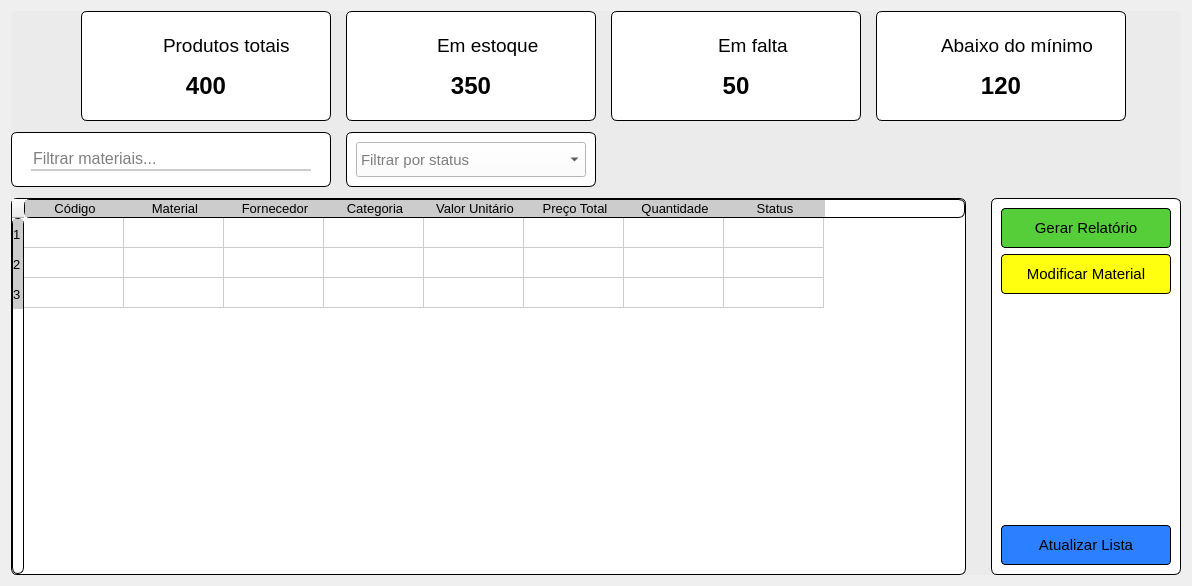
      <widget class="QWidget" name="tab_verificar_materiais">
       <property name="styleSheet">
        <string notr="true">#tab_verificar_materiais {
	background-color: rgb(235, 235, 235);
	border: none;
}
#frame_4 {
	background-color: rgb(235, 235, 235);
}
#label_2 {
	background-color: rgb(235, 235, 235);
}
#frame_4 {
	border: none;
}
#frame {
	background-color: rgb(255, 255, 255);
}
/*Part 2*/
#txt_filtrar_mat_estoque {
	background-color: rgb(255, 255, 255);
	color: rgb(0, 0, 0);
	border: none;
	border-bottom: 2px solid #cccccc;
}
#txt_filtrar_mat_estoque:focus {
	border-bottom: 2px solid grey;
}
#frame_5 {
	background-color: rgb(255, 255, 255);
	border-radius: 6px;
	border: 1px solid black;
}
/*Part3*/
#fra {
	background-color: rgb(235, 235, 235);
	border: none;
}
#btn_gerar_relatorio_estoque {
	background-color: rgb(85, 206, 57);
	border: 1px solid black;
	border-radius: 4px;
	color: rgb(0, 0, 0);
}
#btn_gerar_relatorio_estoque:hover {
	background-color: rgb(67, 159, 44);
}
#btn_modificar_mat {
	background-color: rgb(255, 255, 15);
	border: 1px solid black;
	border-radius: 4px;
	color: rgb(0, 0, 0);
}
#btn_modificar_mat:hover {
	background-color: rgb(198, 198, 12);
}
#btn_atualizar_lista_estoque {
	background-color: rgb(44, 128, 255);
	border: 1px solid black;
	border-radius: 4px;
	color: rgb(0, 0, 0);
}
#btn_atualizar_lista_estoque:hover {
	background-color: rgb(30, 90, 147);
}
QComboBox {
	background-color: rgb(255, 255, 255);
	color: rgb(0, 0, 0);
}
QComboBox QAbstractItemView {
    background-color: rgb(50, 50, 50); /* Dark gray background */
    color: rgb(255, 255, 255);        /* White text color */
    selection-background-color: rgb(0, 120, 215); /* Color when an item is highlighted */
    selection-color: rgb(255, 255, 255);          /* Text color when highlighted */
}
QTableWidget {
	border: none;
	background-color: rgb(255, 255, 255);
	gridline-color: #cccccc;
	color: rgb(0, 0, 0);
}
QHeaderView {
	border: none;
	background-color: #cccccc;
	color: rgb(0, 0, 0);
	border: 2px solid black;
}
QHeaderView::section {
	border: none;
	background-color: #cccccc;
	color: rgb(0, 0, 0);
	font: 13px;
}
QFrame {
	background-color: rgb(255, 255, 255);
	border-radius: 6px;
	border: 1px solid black;
}
QLabel {
	background-color: rgb(255, 255, 255);
	color: rgb(0, 0, 0);
	border:none
}





















</string>
       </property>
       <attribute name="title">
        <string>Materiais</string>
       </attribute>
       <layout class="QVBoxLayout" name="verticalLayout_3">
        <item>
         <widget class="QFrame" name="frame_4">
          <property name="frameShape">
           <enum>QFrame::Shape::StyledPanel</enum>
          </property>
          <property name="frameShadow">
           <enum>QFrame::Shadow::Raised</enum>
          </property>
          <layout class="QGridLayout" name="gridLayout_7">
           <property name="leftMargin">
            <number>0</number>
           </property>
           <property name="topMargin">
            <number>0</number>
           </property>
           <property name="rightMargin">
            <number>0</number>
           </property>
           <property name="bottomMargin">
            <number>0</number>
           </property>
           <property name="horizontalSpacing">
            <number>15</number>
           </property>
           <item row="2" column="0" colspan="2">
            <widget class="QFrame" name="frame">
             <property name="minimumSize">
              <size>
               <width>320</width>
               <height>55</height>
              </size>
             </property>
             <property name="maximumSize">
              <size>
               <width>320</width>
               <height>55</height>
              </size>
             </property>
             <property name="frameShape">
              <enum>QFrame::Shape::StyledPanel</enum>
             </property>
             <property name="frameShadow">
              <enum>QFrame::Shadow::Raised</enum>
             </property>
             <layout class="QVBoxLayout" name="verticalLayout_22">
              <item>
               <layout class="QHBoxLayout" name="horizontalLayout_2">
                <property name="spacing">
                 <number>10</number>
                </property>
                <property name="rightMargin">
                 <number>10</number>
                </property>
                <item>
                 <widget class="QLabel" name="label_6">
                  <property name="text">
                   <string>&lt;html&gt;&lt;head/&gt;&lt;body&gt;&lt;p&gt;&lt;img src=&quot;:/icons/icons/icon_search.png&quot;/&gt;&lt;/p&gt;&lt;/body&gt;&lt;/html&gt;</string>
                  </property>
                 </widget>
                </item>
                <item>
                 <widget class="QLineEdit" name="txt_filtrar_mat_estoque">
                  <property name="font">
                   <font>
                    <pointsize>12</pointsize>
                   </font>
                  </property>
                  <property name="placeholderText">
                   <string>Filtrar materiais...</string>
                  </property>
                 </widget>
                </item>
               </layout>
              </item>
             </layout>
            </widget>
           </item>
           <item row="1" column="2">
            <spacer name="verticalSpacer_13">
             <property name="orientation">
              <enum>Qt::Orientation::Vertical</enum>
             </property>
             <property name="sizeType">
              <enum>QSizePolicy::Policy::Preferred</enum>
             </property>
             <property name="sizeHint" stdset="0">
              <size>
               <width>20</width>
               <height>5</height>
              </size>
             </property>
            </spacer>
           </item>
           <item row="3" column="2">
            <spacer name="verticalSpacer_15">
             <property name="orientation">
              <enum>Qt::Orientation::Vertical</enum>
             </property>
             <property name="sizeType">
              <enum>QSizePolicy::Policy::Preferred</enum>
             </property>
             <property name="sizeHint" stdset="0">
              <size>
               <width>20</width>
               <height>5</height>
              </size>
             </property>
            </spacer>
           </item>
           <item row="0" column="2">
            <widget class="QFrame" name="frame_7">
             <property name="minimumSize">
              <size>
               <width>250</width>
               <height>110</height>
              </size>
             </property>
             <property name="maximumSize">
              <size>
               <width>250</width>
               <height>110</height>
              </size>
             </property>
             <property name="frameShape">
              <enum>QFrame::Shape::StyledPanel</enum>
             </property>
             <property name="frameShadow">
              <enum>QFrame::Shadow::Raised</enum>
             </property>
             <layout class="QVBoxLayout" name="verticalLayout_17">
              <item>
               <layout class="QVBoxLayout" name="verticalLayout_15">
                <property name="spacing">
                 <number>0</number>
                </property>
                <property name="topMargin">
                 <number>5</number>
                </property>
                <property name="bottomMargin">
                 <number>5</number>
                </property>
                <item>
                 <layout class="QHBoxLayout" name="horizontalLayout_5">
                  <property name="spacing">
                   <number>6</number>
                  </property>
                  <property name="leftMargin">
                   <number>45</number>
                  </property>
                  <item>
                   <widget class="QLabel" name="label_12">
                    <property name="minimumSize">
                     <size>
                      <width>30</width>
                      <height>0</height>
                     </size>
                    </property>
                    <property name="maximumSize">
                     <size>
                      <width>30</width>
                      <height>16777215</height>
                     </size>
                    </property>
                    <property name="text">
                     <string>&lt;html&gt;&lt;head/&gt;&lt;body&gt;&lt;p&gt;&lt;img src=&quot;:/icons/icons/icon_in_stock.png&quot;/&gt;&lt;/p&gt;&lt;/body&gt;&lt;/html&gt;</string>
                    </property>
                   </widget>
                  </item>
                  <item>
                   <widget class="QLabel" name="label_13">
                    <property name="text">
                     <string>&lt;html&gt;&lt;head/&gt;&lt;body&gt;&lt;p&gt;&lt;span style=&quot; font-size:14pt;&quot;&gt;Em estoque&lt;/span&gt;&lt;/p&gt;&lt;/body&gt;&lt;/html&gt;</string>
                    </property>
                   </widget>
                  </item>
                 </layout>
                </item>
                <item>
                 <widget class="QLabel" name="emestoque_label">
                  <property name="text">
                   <string>&lt;html&gt;&lt;head/&gt;&lt;body&gt;&lt;p align=&quot;center&quot;&gt;&lt;span style=&quot; font-size:18pt; font-weight:700;&quot;&gt;350&lt;/span&gt;&lt;/p&gt;&lt;/body&gt;&lt;/html&gt;</string>
                  </property>
                 </widget>
                </item>
               </layout>
              </item>
             </layout>
            </widget>
           </item>
           <item row="0" column="4">
            <widget class="QFrame" name="frame_10">
             <property name="minimumSize">
              <size>
               <width>250</width>
               <height>110</height>
              </size>
             </property>
             <property name="maximumSize">
              <size>
               <width>250</width>
               <height>110</height>
              </size>
             </property>
             <property name="frameShape">
              <enum>QFrame::Shape::StyledPanel</enum>
             </property>
             <property name="frameShadow">
              <enum>QFrame::Shadow::Raised</enum>
             </property>
             <layout class="QVBoxLayout" name="verticalLayout_21">
              <item>
               <layout class="QVBoxLayout" name="verticalLayout_20">
                <property name="spacing">
                 <number>0</number>
                </property>
                <property name="topMargin">
                 <number>5</number>
                </property>
                <property name="bottomMargin">
                 <number>5</number>
                </property>
                <item>
                 <layout class="QHBoxLayout" name="horizontalLayout_6">
                  <property name="spacing">
                   <number>10</number>
                  </property>
                  <property name="leftMargin">
                   <number>15</number>
                  </property>
                  <item>
                   <widget class="QLabel" name="label_11">
                    <property name="minimumSize">
                     <size>
                      <width>30</width>
                      <height>0</height>
                     </size>
                    </property>
                    <property name="maximumSize">
                     <size>
                      <width>30</width>
                      <height>16777215</height>
                     </size>
                    </property>
                    <property name="text">
                     <string>&lt;html&gt;&lt;head/&gt;&lt;body&gt;&lt;p&gt;&lt;img src=&quot;:/icons/icons/icon_orange_warning.png&quot;/&gt;&lt;/p&gt;&lt;/body&gt;&lt;/html&gt;</string>
                    </property>
                   </widget>
                  </item>
                  <item>
                   <widget class="QLabel" name="label_14">
                    <property name="text">
                     <string>&lt;html&gt;&lt;head/&gt;&lt;body&gt;&lt;p&gt;&lt;span style=&quot; font-size:14pt;&quot;&gt;Abaixo do mínimo&lt;/span&gt;&lt;/p&gt;&lt;/body&gt;&lt;/html&gt;</string>
                    </property>
                   </widget>
                  </item>
                 </layout>
                </item>
                <item>
                 <widget class="QLabel" name="abaixodomin_label">
                  <property name="text">
                   <string>&lt;html&gt;&lt;head/&gt;&lt;body&gt;&lt;p align=&quot;center&quot;&gt;&lt;span style=&quot; font-size:18pt; font-weight:700;&quot;&gt;120&lt;/span&gt;&lt;/p&gt;&lt;/body&gt;&lt;/html&gt;</string>
                  </property>
                 </widget>
                </item>
               </layout>
              </item>
             </layout>
            </widget>
           </item>
           <item row="0" column="3">
            <widget class="QFrame" name="frame_8">
             <property name="minimumSize">
              <size>
               <width>250</width>
               <height>110</height>
              </size>
             </property>
             <property name="maximumSize">
              <size>
               <width>250</width>
               <height>110</height>
              </size>
             </property>
             <property name="styleSheet">
              <string notr="true"/>
             </property>
             <property name="frameShape">
              <enum>QFrame::Shape::StyledPanel</enum>
             </property>
             <property name="frameShadow">
              <enum>QFrame::Shadow::Raised</enum>
             </property>
             <layout class="QVBoxLayout" name="verticalLayout_19">
              <item>
               <layout class="QVBoxLayout" name="verticalLayout_18">
                <property name="spacing">
                 <number>0</number>
                </property>
                <property name="topMargin">
                 <number>5</number>
                </property>
                <property name="bottomMargin">
                 <number>5</number>
                </property>
                <item>
                 <layout class="QHBoxLayout" name="horizontalLayout_4">
                  <property name="spacing">
                   <number>12</number>
                  </property>
                  <property name="leftMargin">
                   <number>55</number>
                  </property>
                  <item>
                   <widget class="QLabel" name="label_15">
                    <property name="minimumSize">
                     <size>
                      <width>30</width>
                      <height>0</height>
                     </size>
                    </property>
                    <property name="maximumSize">
                     <size>
                      <width>30</width>
                      <height>16777215</height>
                     </size>
                    </property>
                    <property name="text">
                     <string>&lt;html&gt;&lt;head/&gt;&lt;body&gt;&lt;p&gt;&lt;img src=&quot;:/icons/icons/icon_red_warning.png&quot;/&gt;&lt;/p&gt;&lt;/body&gt;&lt;/html&gt;</string>
                    </property>
                   </widget>
                  </item>
                  <item>
                   <widget class="QLabel" name="label_16">
                    <property name="text">
                     <string>&lt;html&gt;&lt;head/&gt;&lt;body&gt;&lt;p&gt;&lt;span style=&quot; font-size:14pt;&quot;&gt;Em falta&lt;/span&gt;&lt;/p&gt;&lt;/body&gt;&lt;/html&gt;</string>
                    </property>
                   </widget>
                  </item>
                 </layout>
                </item>
                <item>
                 <widget class="QLabel" name="emfalta_label">
                  <property name="text">
                   <string>&lt;html&gt;&lt;head/&gt;&lt;body&gt;&lt;p align=&quot;center&quot;&gt;&lt;span style=&quot; font-size:18pt; font-weight:700;&quot;&gt;50&lt;/span&gt;&lt;/p&gt;&lt;/body&gt;&lt;/html&gt;</string>
                  </property>
                 </widget>
                </item>
               </layout>
              </item>
             </layout>
            </widget>
           </item>
           <item row="0" column="1">
            <widget class="QFrame" name="frame_6">
             <property name="minimumSize">
              <size>
               <width>250</width>
               <height>110</height>
              </size>
             </property>
             <property name="maximumSize">
              <size>
               <width>250</width>
               <height>110</height>
              </size>
             </property>
             <property name="frameShape">
              <enum>QFrame::Shape::StyledPanel</enum>
             </property>
             <property name="frameShadow">
              <enum>QFrame::Shadow::Raised</enum>
             </property>
             <layout class="QVBoxLayout" name="verticalLayout_16">
              <item>
               <layout class="QVBoxLayout" name="verticalLayout_14">
                <property name="spacing">
                 <number>0</number>
                </property>
                <property name="topMargin">
                 <number>5</number>
                </property>
                <property name="bottomMargin">
                 <number>5</number>
                </property>
                <item>
                 <layout class="QHBoxLayout" name="horizontalLayout_3">
                  <property name="spacing">
                   <number>0</number>
                  </property>
                  <property name="leftMargin">
                   <number>10</number>
                  </property>
                  <item>
                   <widget class="QLabel" name="label_10">
                    <property name="minimumSize">
                     <size>
                      <width>30</width>
                      <height>0</height>
                     </size>
                    </property>
                    <property name="maximumSize">
                     <size>
                      <width>30</width>
                      <height>16777215</height>
                     </size>
                    </property>
                    <property name="text">
                     <string>&lt;html&gt;&lt;head/&gt;&lt;body&gt;&lt;p&gt;&lt;img src=&quot;:/icons/icons/icon_stock.png&quot;/&gt;&lt;/p&gt;&lt;/body&gt;&lt;/html&gt;</string>
                    </property>
                   </widget>
                  </item>
                  <item>
                   <widget class="QLabel" name="label_9">
                    <property name="minimumSize">
                     <size>
                      <width>140</width>
                      <height>0</height>
                     </size>
                    </property>
                    <property name="maximumSize">
                     <size>
                      <width>140</width>
                      <height>16777215</height>
                     </size>
                    </property>
                    <property name="text">
                     <string>&lt;html&gt;&lt;head/&gt;&lt;body&gt;&lt;p&gt;&lt;span style=&quot; font-size:14pt;&quot;&gt;Produtos totais&lt;/span&gt;&lt;/p&gt;&lt;/body&gt;&lt;/html&gt;</string>
                    </property>
                   </widget>
                  </item>
                 </layout>
                </item>
                <item>
                 <widget class="QLabel" name="prod_totais_label">
                  <property name="text">
                   <string>&lt;html&gt;&lt;head/&gt;&lt;body&gt;&lt;p align=&quot;center&quot;&gt;&lt;span style=&quot; font-size:18pt; font-weight:700;&quot;&gt;400&lt;/span&gt;&lt;/p&gt;&lt;/body&gt;&lt;/html&gt;</string>
                  </property>
                 </widget>
                </item>
               </layout>
              </item>
             </layout>
            </widget>
           </item>
           <item row="0" column="5">
            <spacer name="horizontalSpacer_12">
             <property name="orientation">
              <enum>Qt::Orientation::Horizontal</enum>
             </property>
             <property name="sizeHint" stdset="0">
              <size>
               <width>40</width>
               <height>20</height>
              </size>
             </property>
            </spacer>
           </item>
           <item row="0" column="0">
            <spacer name="horizontalSpacer_11">
             <property name="orientation">
              <enum>Qt::Orientation::Horizontal</enum>
             </property>
             <property name="sizeHint" stdset="0">
              <size>
               <width>40</width>
               <height>20</height>
              </size>
             </property>
            </spacer>
           </item>
           <item row="2" column="2">
            <widget class="QFrame" name="frame_5">
             <property name="frameShape">
              <enum>QFrame::Shape::StyledPanel</enum>
             </property>
             <property name="frameShadow">
              <enum>QFrame::Shadow::Raised</enum>
             </property>
             <layout class="QVBoxLayout" name="verticalLayout_23">
              <item>
               <widget class="QComboBox" name="cbox_filtrar_status">
                <property name="minimumSize">
                 <size>
                  <width>150</width>
                  <height>35</height>
                 </size>
                </property>
                <property name="font">
                 <font>
                  <pointsize>11</pointsize>
                 </font>
                </property>
                <property name="cursor">
                 <cursorShape>PointingHandCursor</cursorShape>
                </property>
                <property name="placeholderText">
                 <string>Filtrar por status</string>
                </property>
                <item>
                 <property name="text">
                  <string>Todos</string>
                 </property>
                </item>
                <item>
                 <property name="text">
                  <string>Disponivel</string>
                 </property>
                </item>
                <item>
                 <property name="text">
                  <string>Abaixo do minimo</string>
                 </property>
                </item>
                <item>
                 <property name="text">
                  <string>Em falta</string>
                 </property>
                </item>
               </widget>
              </item>
             </layout>
            </widget>
           </item>
           <item row="4" column="0" colspan="6">
            <widget class="QFrame" name="fra">
             <layout class="QHBoxLayout" name="horizontalLayout">
              <property name="spacing">
               <number>25</number>
              </property>
              <property name="leftMargin">
               <number>0</number>
              </property>
              <property name="topMargin">
               <number>0</number>
              </property>
              <property name="rightMargin">
               <number>0</number>
              </property>
              <property name="bottomMargin">
               <number>0</number>
              </property>
              <item>
               <widget class="QTableWidget" name="stock_table_widget">
                <property name="minimumSize">
                 <size>
                  <width>0</width>
                  <height>377</height>
                 </size>
                </property>
                <property name="maximumSize">
                 <size>
                  <width>16777215</width>
                  <height>377</height>
                 </size>
                </property>
                <property name="font">
                 <font>
                  <pointsize>11</pointsize>
                 </font>
                </property>
                <property name="editTriggers">
                 <set>QAbstractItemView::EditTrigger::NoEditTriggers</set>
                </property>
                <row/>
                <row/>
                <row/>
                <column>
                 <property name="text">
                  <string>Código</string>
                 </property>
                </column>
                <column>
                 <property name="text">
                  <string>Material</string>
                 </property>
                </column>
                <column>
                 <property name="text">
                  <string>Fornecedor</string>
                 </property>
                </column>
                <column>
                 <property name="text">
                  <string>Categoria</string>
                 </property>
                </column>
                <column>
                 <property name="text">
                  <string>Valor Unitário</string>
                 </property>
                </column>
                <column>
                 <property name="text">
                  <string>Preço Total</string>
                 </property>
                </column>
                <column>
                 <property name="text">
                  <string>Quantidade</string>
                 </property>
                </column>
                <column>
                 <property name="text">
                  <string>Status</string>
                 </property>
                </column>
               </widget>
              </item>
              <item>
               <widget class="QFrame" name="frame_2">
                <property name="minimumSize">
                 <size>
                  <width>0</width>
                  <height>377</height>
                 </size>
                </property>
                <property name="maximumSize">
                 <size>
                  <width>16777215</width>
                  <height>377</height>
                 </size>
                </property>
                <property name="frameShape">
                 <enum>QFrame::Shape::StyledPanel</enum>
                </property>
                <property name="frameShadow">
                 <enum>QFrame::Shadow::Raised</enum>
                </property>
                <layout class="QVBoxLayout" name="verticalLayout">
                 <item>
                  <widget class="QPushButton" name="btn_gerar_relatorio_estoque">
                   <property name="minimumSize">
                    <size>
                     <width>170</width>
                     <height>40</height>
                    </size>
                   </property>
                   <property name="maximumSize">
                    <size>
                     <width>150</width>
                     <height>16777215</height>
                    </size>
                   </property>
                   <property name="font">
                    <font>
                     <pointsize>11</pointsize>
                    </font>
                   </property>
                   <property name="cursor">
                    <cursorShape>PointingHandCursor</cursorShape>
                   </property>
                   <property name="text">
                    <string>Gerar Relatório</string>
                   </property>
                  </widget>
                 </item>
                 <item>
                  <widget class="QPushButton" name="btn_modificar_mat">
                   <property name="minimumSize">
                    <size>
                     <width>170</width>
                     <height>40</height>
                    </size>
                   </property>
                   <property name="maximumSize">
                    <size>
                     <width>150</width>
                     <height>16777215</height>
                    </size>
                   </property>
                   <property name="font">
                    <font>
                     <pointsize>11</pointsize>
                    </font>
                   </property>
                   <property name="cursor">
                    <cursorShape>PointingHandCursor</cursorShape>
                   </property>
                   <property name="text">
                    <string>Modificar Material</string>
                   </property>
                  </widget>
                 </item>
                 <item>
                  <spacer name="verticalSpacer">
                   <property name="orientation">
                    <enum>Qt::Orientation::Vertical</enum>
                   </property>
                   <property name="sizeHint" stdset="0">
                    <size>
                     <width>20</width>
                     <height>40</height>
                    </size>
                   </property>
                  </spacer>
                 </item>
                 <item>
                  <widget class="QPushButton" name="btn_atualizar_lista_estoque">
                   <property name="minimumSize">
                    <size>
                     <width>170</width>
                     <height>40</height>
                    </size>
                   </property>
                   <property name="maximumSize">
                    <size>
                     <width>150</width>
                     <height>16777215</height>
                    </size>
                   </property>
                   <property name="font">
                    <font>
                     <pointsize>11</pointsize>
                    </font>
                   </property>
                   <property name="cursor">
                    <cursorShape>PointingHandCursor</cursorShape>
                   </property>
                   <property name="text">
                    <string>Atualizar Lista</string>
                   </property>
                  </widget>
                 </item>
                </layout>
               </widget>
              </item>
             </layout>
            </widget>
           </item>
          </layout>
         </widget>
        </item>
       </layout>
      </widget>
